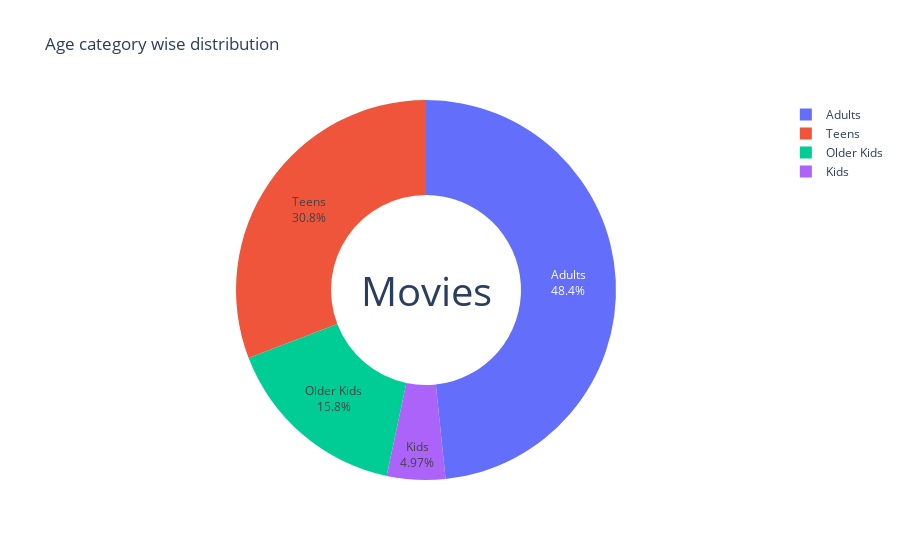

The cell this chart's notebook holds for it:
### Code cell
movie_age_df=generate_age_df(netflix_movies_df)

fig=px.pie(movie_age_df,values='counts',labels='Target_age',title="Age category wise distribution",names='Target_age')
fig.update_traces(textposition='inside',textinfo='label+ percent',hole=.5)

fig.update_layout(annotations=[dict(text='Movies',showarrow=False,font_size=40)])

### Figure 1 — Plotly figure (JSON) as saved in the notebook; plotly's stock layout.template omitted (floating-point values rounded to 4 significant figures)
{"data": [{"domain": {"x": [0, 1], "y": [0, 1]}, "hole": 0.5, "hovertemplate": "Target_age=%{label}<br>counts=%{value}<extra></extra>", "labels": ["Adults", "Kids", "Older Kids", "Teens"], "legendgroup": "", "name": "", "showlegend": true, "textinfo": "label+percent", "textposition": "inside", "type": "pie", "values": [2600, 267, 852, 1658]}], "layout": {"annotations": [{"font": {"size": 40}, "showarrow": false, "text": "Movies"}], "legend": {"tracegroupgap": 0}, "title": {"text": "Age category wise distribution"}}}
